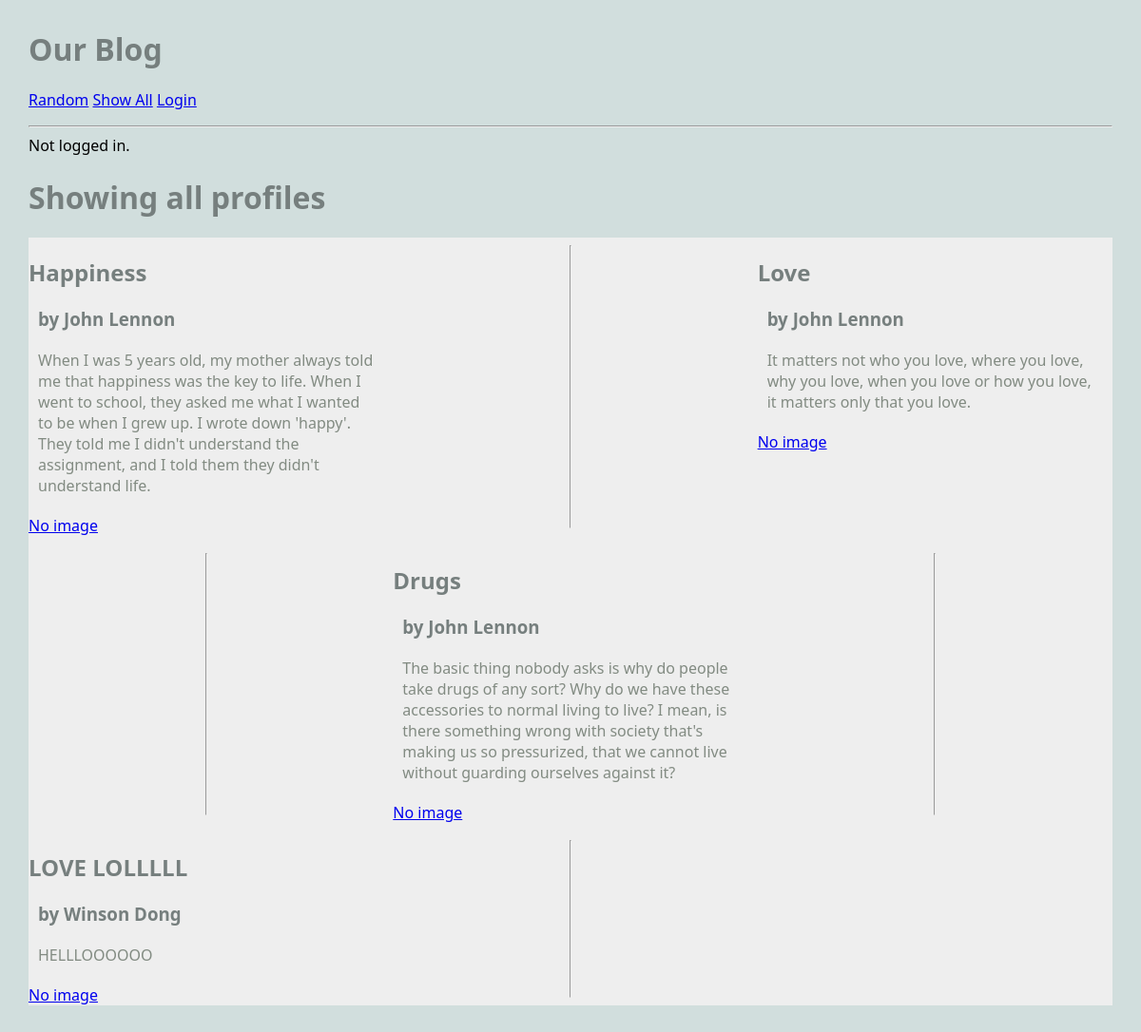
/blog/show_all, run on the app's committed database.
### blog/models.py (models this page shows, shortened)
class Article(models.Model):
    title = models.TextField(blank=True)
    author = models.TextField(blank=True)
    text = models.TextField(blank=True)
    published = models.DateTimeField(auto_now=True)
    image_file = models.ImageField(blank=True) # an actual image
    user = models.ForeignKey(User, on_delete=models.CASCADE) ## NEW
    def __str__(self):
        return f'{self.title} by {self.author}'

### blog/views.py (the view)
# urls.py: path('show_all', ShowAllView.as_view(), name='show_all'),
class ShowAllView(ListView):
    model = Article # retrieve objects of type Article from the database
    template_name = 'blog/show_all.html'
    context_object_name = 'articles' # how to find the data in the template file
    def dispatch(self, request, *args, **kwargs):
        if request.user.is_authenticated:
            print(f'ShowAllView.dispatch(): request.user={request.user}')
        else:
            print(f'ShowAllView.dispatch(): not logged in.')
        return super().dispatch(request, *args, **kwargs)

### blog/templates/blog/show_all.html
 {% extends 'blog/base.html' %}
 {% block content %}
<h1>Showing all profiles</h1>
<main class="grid-container">
    {% for article in articles %}
    <article>
        <div>
            <h2>{{article.title}}</h2>
            <h3>by {{article.author}}</h3>
            <p>
                {{article.text}}
            </p>
        </div>
        <a href="{% url 'article' article.pk %}">
        {% if article.image_file %}
            <img src="{{ article.image_file.url }}" alt="">
        {% else %}
            No image
        {% endif %}
        </a>
    </article>
    <hr>
    {% endfor %}
</main>
{% endblock %}

### static/styles-blog.css (style rules this page uses)
body { margin: 30px; background: #d1dedd; font-family:'Segoe UI', Tahoma, Geneva, Verdana, sans-serif; }
h1, h2, h3 { color: #767f7e; }
p { color: #828b82; }
.grid-container { background: #eee; max-width: 900px; display: grid; grid-template-columns: repeat(3, 1fr); grid-gap: 10px; max-width: 1200px; margin: 20px auto; }
article p, article h3 { margin: 20px 10px; }

### data on the page
Article: title "Happiness", author "John Lennon", text "When I was 5 years old, my mother always told me that happiness was the key to life. When I went to school, they asked me what I wanted to be when I grew up. I wrote down 'happy'. They told me I didn't understand the assignment, and I told them they didn't understand life.", image_file "No image"
Article: title "Love", author "John Lennon", text "It matters not who you love, where you love, why you love, when you love or how you love, it matters only that you love.", image_file "No image"
Article: title "Drugs", author "John Lennon", text "The basic thing nobody asks is why do people take drugs of any sort? Why do we have these accessories to normal living to live? I mean, is there something wrong with society that's making us so pressurized, that we cannot live without guarding ourselves against it?", image_file "No image"
Article: title "LOVE LOLLLLL", author "Winson Dong", text "HELLLOOOOOO", image_file "No image"
